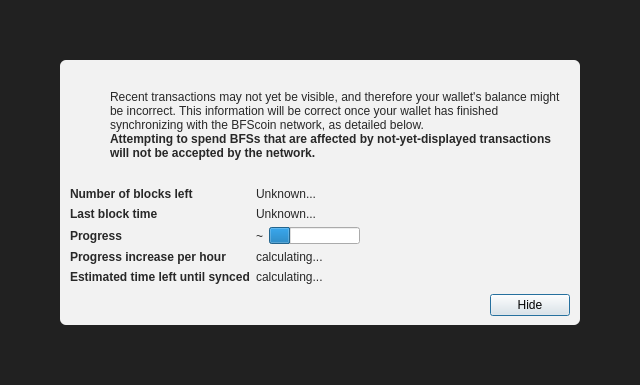
<?xml version="1.0" encoding="UTF-8"?>
<ui version="4.0">
 <class>ModalOverlay</class>
 <widget class="ModalOverlay" name="ModalOverlay">
  <property name="geometry">
   <rect>
    <x>0</x>
    <y>0</y>
    <width>640</width>
    <height>385</height>
   </rect>
  </property>
  <property name="windowTitle">
   <string>Form</string>
  </property>
  <layout class="QVBoxLayout" name="verticalLayout" stretch="0">
   <property name="sizeConstraint">
    <enum>QLayout::SetDefaultConstraint</enum>
   </property>
   <property name="leftMargin">
    <number>0</number>
   </property>
   <property name="topMargin">
    <number>0</number>
   </property>
   <property name="rightMargin">
    <number>0</number>
   </property>
   <property name="bottomMargin">
    <number>0</number>
   </property>
   <item>
    <widget class="QWidget" name="bgWidget" native="true">
     <property name="styleSheet">
      <string notr="true">#bgWidget { background: rgba(0,0,0,220); }</string>
     </property>
     <layout class="QVBoxLayout" name="verticalLayoutMain" stretch="1">
      <property name="leftMargin">
       <number>60</number>
      </property>
      <property name="topMargin">
       <number>60</number>
      </property>
      <property name="rightMargin">
       <number>60</number>
      </property>
      <property name="bottomMargin">
       <number>60</number>
      </property>
      <item>
       <widget class="QWidget" name="contentWidget" native="true">
        <property name="styleSheet">
         <string notr="true">#contentWidget { background: rgba(255,255,255,240); border-radius: 6px; }

QLabel { color: rgb(40,40,40);  }</string>
        </property>
        <layout class="QVBoxLayout" name="verticalLayoutSub" stretch="1,0,0,0">
         <property name="spacing">
          <number>0</number>
         </property>
         <property name="leftMargin">
          <number>10</number>
         </property>
         <property name="topMargin">
          <number>10</number>
         </property>
         <property name="rightMargin">
          <number>10</number>
         </property>
         <property name="bottomMargin">
          <number>10</number>
         </property>
         <item>
          <layout class="QHBoxLayout" name="horizontalLayoutIconText" stretch="0,1">
           <property name="topMargin">
            <number>20</number>
           </property>
           <item>
            <layout class="QVBoxLayout" name="verticalLayoutIcon">
             <property name="leftMargin">
              <number>0</number>
             </property>
             <item>
              <widget class="QPushButton" name="warningIcon">
               <property name="enabled">
                <bool>false</bool>
               </property>
               <property name="text">
                <string/>
               </property>
               <property name="icon">
                <iconset>
                 <normaloff>:/icons/warning</normaloff>
                 <disabledoff>:/icons/warning</disabledoff>:/icons/warning</iconset>
               </property>
               <property name="iconSize">
                <size>
                 <width>48</width>
                 <height>48</height>
                </size>
               </property>
               <property name="flat">
                <bool>true</bool>
               </property>
              </widget>
             </item>
             <item>
              <spacer name="verticalSpacerWarningIcon">
               <property name="orientation">
                <enum>Qt::Vertical</enum>
               </property>
               <property name="sizeHint" stdset="0">
                <size>
                 <width>20</width>
                 <height>40</height>
                </size>
               </property>
              </spacer>
             </item>
            </layout>
           </item>
           <item>
            <layout class="QVBoxLayout" name="verticalLayoutInfoText">
             <property name="leftMargin">
              <number>0</number>
             </property>
             <property name="topMargin">
              <number>0</number>
             </property>
             <item>
              <widget class="QLabel" name="infoText">
               <property name="text">
                <string>Recent transactions may not yet be visible, and therefore your wallet's balance might be incorrect. This information will be correct once your wallet has finished synchronizing with the BFScoin network, as detailed below.</string>
               </property>
               <property name="textFormat">
                <enum>Qt::RichText</enum>
               </property>
               <property name="wordWrap">
                <bool>true</bool>
               </property>
              </widget>
             </item>
             <item>
              <widget class="QLabel" name="infoTextStrong">
               <property name="font">
                <font>
                 <weight>75</weight>
                 <bold>true</bold>
                </font>
               </property>
               <property name="text">
                <string>Attempting to spend BFSs that are affected by not-yet-displayed transactions will not be accepted by the network.</string>
               </property>
               <property name="textFormat">
                <enum>Qt::RichText</enum>
               </property>
               <property name="wordWrap">
                <bool>true</bool>
               </property>
              </widget>
             </item>
             <item>
              <spacer name="verticalSpacerInTextSpace">
               <property name="orientation">
                <enum>Qt::Vertical</enum>
               </property>
               <property name="sizeHint" stdset="0">
                <size>
                 <width>20</width>
                 <height>40</height>
                </size>
               </property>
              </spacer>
             </item>
            </layout>
           </item>
          </layout>
         </item>
         <item>
          <spacer name="verticalSpacerAfterText">
           <property name="orientation">
            <enum>Qt::Vertical</enum>
           </property>
           <property name="sizeHint" stdset="0">
            <size>
             <width>20</width>
             <height>40</height>
            </size>
           </property>
          </spacer>
         </item>
         <item>
          <layout class="QFormLayout" name="formLayout">
           <property name="fieldGrowthPolicy">
            <enum>QFormLayout::FieldsStayAtSizeHint</enum>
           </property>
           <property name="horizontalSpacing">
            <number>6</number>
           </property>
           <property name="verticalSpacing">
            <number>6</number>
           </property>
           <property name="topMargin">
            <number>10</number>
           </property>
           <item row="0" column="0">
            <widget class="QLabel" name="labelNumberOfBlocksLeft">
             <property name="font">
              <font>
               <weight>75</weight>
               <bold>true</bold>
              </font>
             </property>
             <property name="text">
              <string>Number of blocks left</string>
             </property>
            </widget>
           </item>
           <item row="0" column="1">
            <widget class="QLabel" name="numberOfBlocksLeft">
             <property name="text">
              <string>Unknown...</string>
             </property>
            </widget>
           </item>
           <item row="1" column="0">
            <widget class="QLabel" name="labelLastBlockTime">
             <property name="font">
              <font>
               <weight>75</weight>
               <bold>true</bold>
              </font>
             </property>
             <property name="text">
              <string>Last block time</string>
             </property>
            </widget>
           </item>
           <item row="1" column="1">
            <widget class="QLabel" name="newestBlockDate">
             <property name="sizePolicy">
              <sizepolicy hsizetype="Maximum" vsizetype="Preferred">
               <horstretch>0</horstretch>
               <verstretch>0</verstretch>
              </sizepolicy>
             </property>
             <property name="text">
              <string>Unknown...</string>
             </property>
            </widget>
           </item>
           <item row="2" column="0">
            <widget class="QLabel" name="labelSyncDone">
             <property name="font">
              <font>
               <weight>75</weight>
               <bold>true</bold>
              </font>
             </property>
             <property name="text">
              <string>Progress</string>
             </property>
            </widget>
           </item>
           <item row="2" column="1">
            <layout class="QHBoxLayout" name="horizontalLayoutSync" stretch="0,1">
             <item>
              <widget class="QLabel" name="percentageProgress">
               <property name="text">
                <string notr="true">~</string>
               </property>
              </widget>
             </item>
             <item>
              <widget class="QProgressBar" name="progressBar">
               <property name="value">
                <number>24</number>
               </property>
               <property name="format">
                <string/>
               </property>
              </widget>
             </item>
            </layout>
           </item>
           <item row="4" column="0">
            <widget class="QLabel" name="labelProgressIncrease">
             <property name="font">
              <font>
               <weight>75</weight>
               <bold>true</bold>
              </font>
             </property>
             <property name="text">
              <string>Progress increase per hour</string>
             </property>
            </widget>
           </item>
           <item row="4" column="1">
            <widget class="QLabel" name="progressIncreasePerH">
             <property name="text">
              <string>calculating...</string>
             </property>
            </widget>
           </item>
           <item row="5" column="0">
            <widget class="QLabel" name="labelEstimatedTimeLeft">
             <property name="font">
              <font>
               <weight>75</weight>
               <bold>true</bold>
              </font>
             </property>
             <property name="text">
              <string>Estimated time left until synced</string>
             </property>
            </widget>
           </item>
           <item row="5" column="1">
            <widget class="QLabel" name="expectedTimeLeft">
             <property name="text">
              <string>calculating...</string>
             </property>
            </widget>
           </item>
          </layout>
         </item>
         <item>
          <layout class="QHBoxLayout" name="horizontalLayoutButtons">
           <property name="leftMargin">
            <number>10</number>
           </property>
           <property name="topMargin">
            <number>10</number>
           </property>
           <item>
            <spacer name="horizontalSpacer">
             <property name="orientation">
              <enum>Qt::Horizontal</enum>
             </property>
             <property name="sizeHint" stdset="0">
              <size>
               <width>40</width>
               <height>20</height>
              </size>
             </property>
            </spacer>
           </item>
           <item>
            <widget class="QPushButton" name="closeButton">
             <property name="text">
              <string>Hide</string>
             </property>
             <property name="focusPolicy">
              <enum>Qt::StrongFocus</enum>
             </property>
             <property name="default">
              <bool>true</bool>
             </property>
            </widget>
           </item>
          </layout>
         </item>
        </layout>
       </widget>
      </item>
     </layout>
    </widget>
   </item>
  </layout>
 </widget>
 <customwidgets>
  <customwidget>
   <class>ModalOverlay</class>
   <extends>QWidget</extends>
   <header>qt/modaloverlay.h</header>
   <container>1</container>
  </customwidget>
 </customwidgets>
 <resources/>
 <connections/>
</ui>
